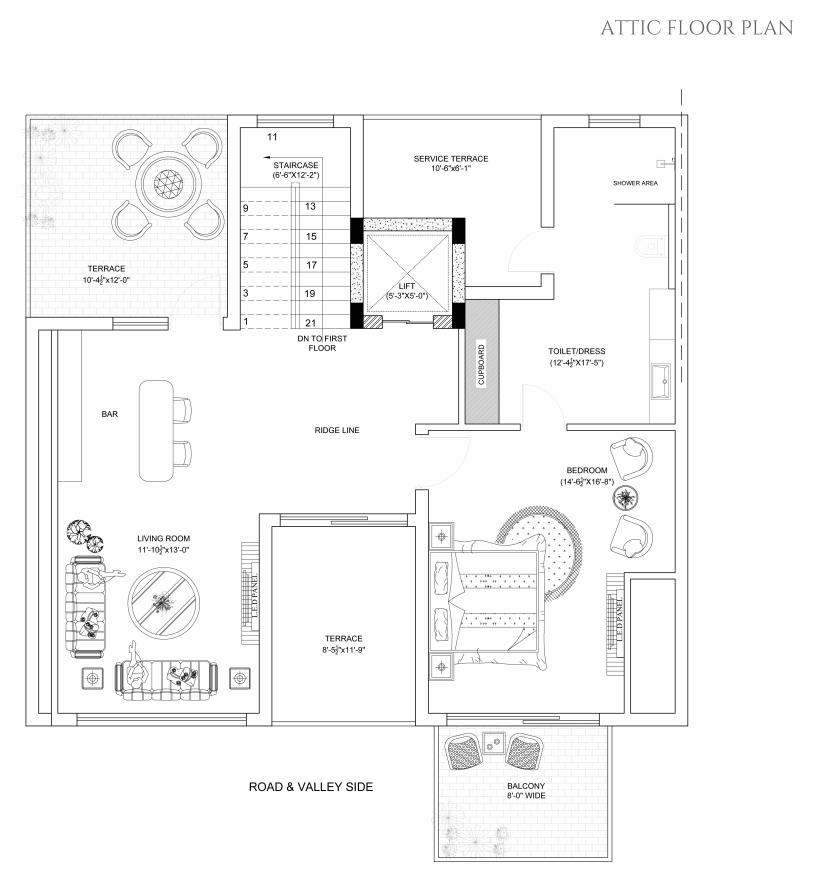
#> input picture plans/images/floormaps/block-1-attic.webp, 4067 x 4411 px, given in place of The Auralius Technical Booklet-7.png, which was not available (shown at 1/5 size)
$ python prepare-floor-drawings.py
#> lines starting #> are read from the running program, lines starting #| are printed output that depends on the picture; after the words box and inside, x2 and y2 are one past the last pixel; in counts of white or black regions, pixels touching at a corner belong together
from pathlib import Path
from PIL import Image, ImageChops
import json

source = Path('Auralius floormaps')
target = Path('plans/images/floormaps')
target.mkdir(parents=True, exist_ok=True)
manifest = []
for block, ground_page, upper_page in [(1,7,8),(2,10,11),(3,13,14),(4,16,17),(5,19,20)]:
    for floor, page, side in [('ground',ground_page,1),('first',upper_page,0),('attic',upper_page,1)]:
        filename = f'The Auralius Technical Booklet-{page}.png'
        with Image.open(source / filename) as original:
#> original is the input picture: PIL image 4067x4411 RGB; mean R, G, B 246.6, 246.6, 246.6
            original = original.convert('RGB')
            midpoint = original.width // 2
#> midpoint = 2033
            half = original.crop((midpoint if side else 0, 0, original.width if side else midpoint, original.height))
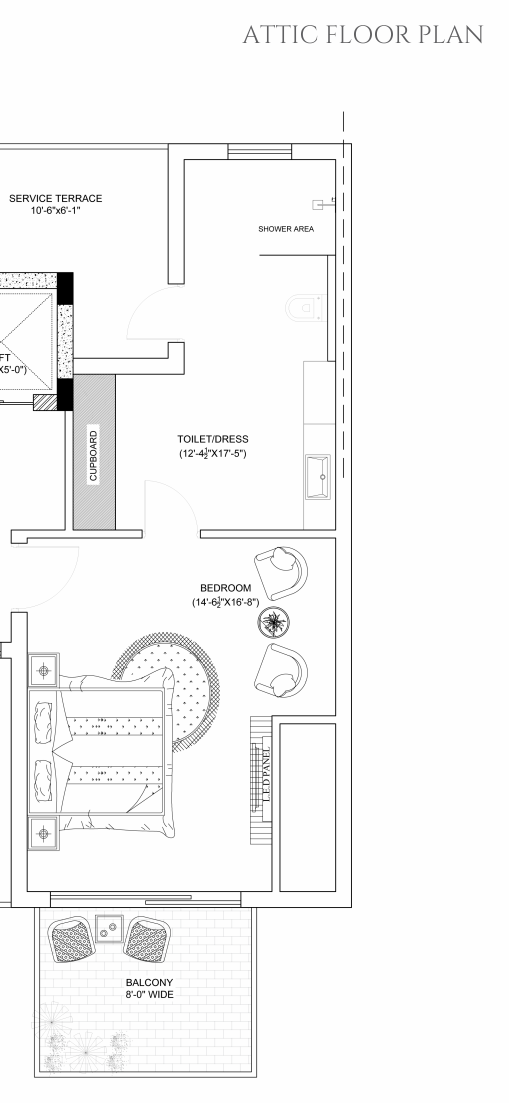
#> half: PIL image 2034x4411 RGB (shown at 1/4 size); mean R, G, B 246.8, 246.8, 246.8
            # Trim only exterior blank paper. Keep the title, dimensions and every annotation.
            ink = half.convert('L').point(lambda value: 255 if value < 245 else 0)
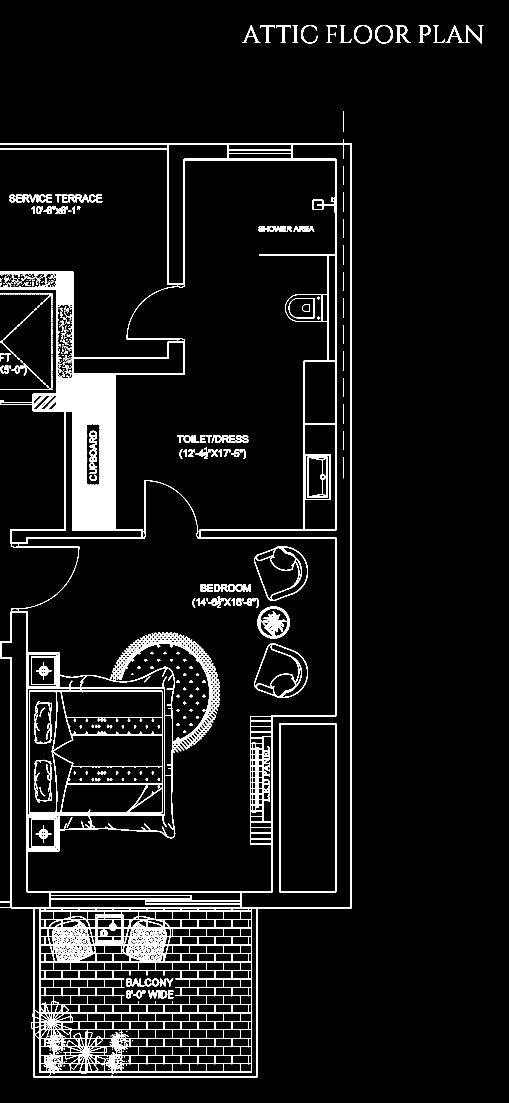
#> ink: PIL image 2034x4411 L (shown at 1/4 size); 5.6% white; 861 white regions (355 under 20 px), largest, box (x1, y1, x2, y2) and area: (0, 558, 1408, 4311) 392129, (1118, 2893, 1345, 3569) 8929, (1030, 2426, 1159, 2554) 6873
            bounds = ink.getbbox()
#> bounds = (0, 100, 1934, 4311)
            x0,y0,x1,y1 = bounds
#> x0 = 0; y0 = 100; x1 = 1934; y1 = 4311
            box = (max(0,x0-100),max(0,y0-100),min(half.width,x1+100),min(half.height,y1+100))
#> box = (0, 0, 2034, 4411)
            drawing = half.crop(box)
            stem = f'block-{block}-{floor}'
            full = target / f'{stem}.webp'
            drawing.save(full,'WEBP',lossless=True,method=6)
            # Pixel equality confirms that conversion has not removed fine linework.
            with Image.open(full) as encoded:
                assert ImageChops.difference(drawing,encoded.convert('RGB')).getbbox() is None
            preview = drawing.copy()
            preview.thumbnail((1800,1800),Image.Resampling.LANCZOS)
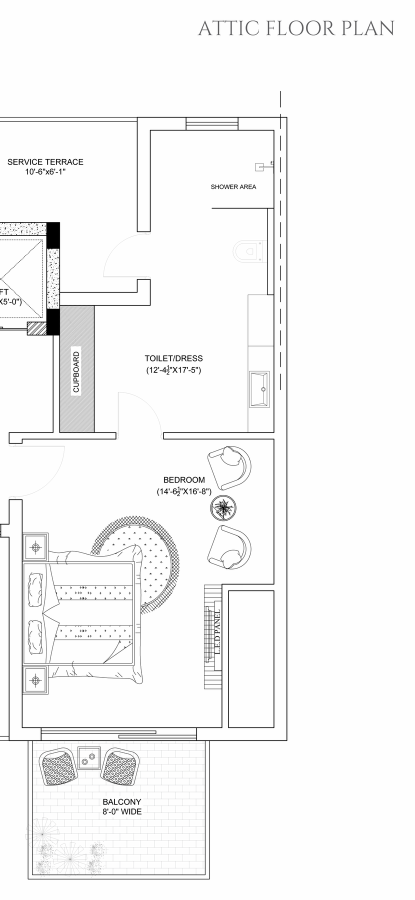
#> preview: PIL image 830x1800 RGB (shown at 1/2 size); mean R, G, B 246.5, 246.5, 246.5
            preview.save(target / f'{stem}-preview.webp','WEBP',lossless=True,method=6)
            manifest.append(dict(block=block,floor=floor,source=filename,source_half='right' if side else 'left',crop=box,width=drawing.width,height=drawing.height,full=full.as_posix(),lossless_verified=True))
            print(stem,drawing.size,full.stat().st_size)
#| block-1-ground (2034, 4411) 310998
#> pass 2 of the loop `for block, ground_page, upper_page in [(1,7,8),(2,10,11),(3,13,14),(4,..`:
#> filename = 'The Auralius Technical Booklet-10.png'
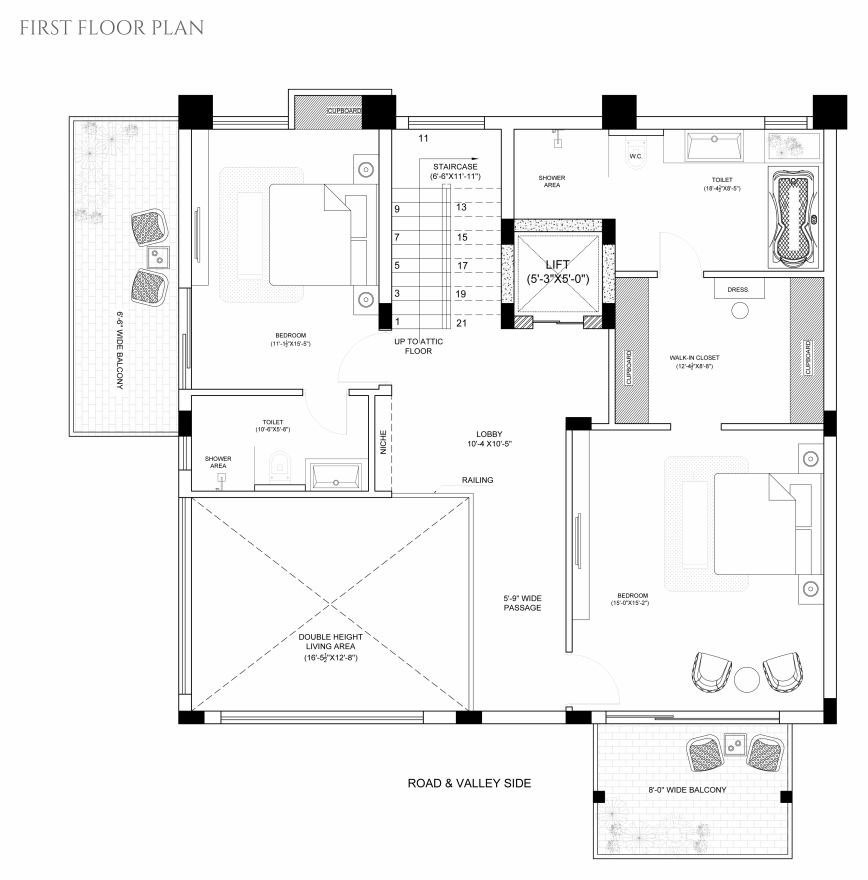
#> input picture plans/images/floormaps/block-1-first.webp, 4337 x 4397 px, given in place of The Auralius Technical Booklet-10.png, which was not available (shown at 1/5 size)
#> original is the input picture: PIL image 4337x4397 RGB; mean R, G, B 243.5, 243.5, 243.5
#> half: PIL image 2169x4397 RGB
#> `ink = half.convert('L').point(lambda value: 255 if value < 245 else 0)`:
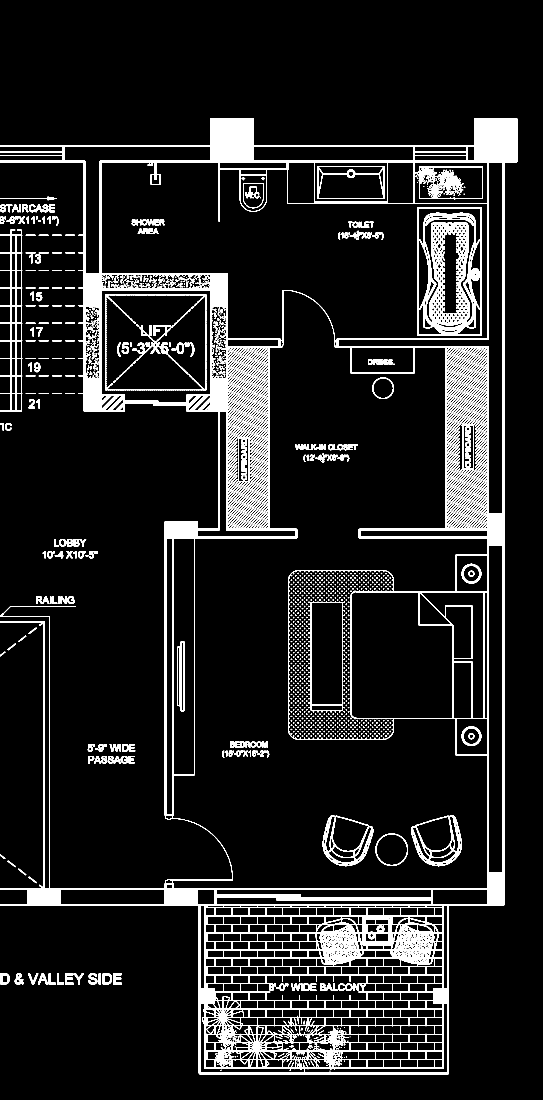
#> ink: PIL image 2169x4397 L (shown at 1/4 size); 8.6% white; 2001 white regions (1250 under 20 px), largest, box (x1, y1, x2, y2) and area: (0, 474, 2069, 4297) 606171, (1670, 829, 1927, 1343) 49745, (0, 919, 89, 1646) 10672
#> bounds = (0, 474, 2069, 4297)
#> y0 = 474; x1 = 2069; y1 = 4297
#> box = (0, 374, 2169, 4397)
#> `preview.thumbnail((1800,1800),Image.Resampling.LANCZOS)`:
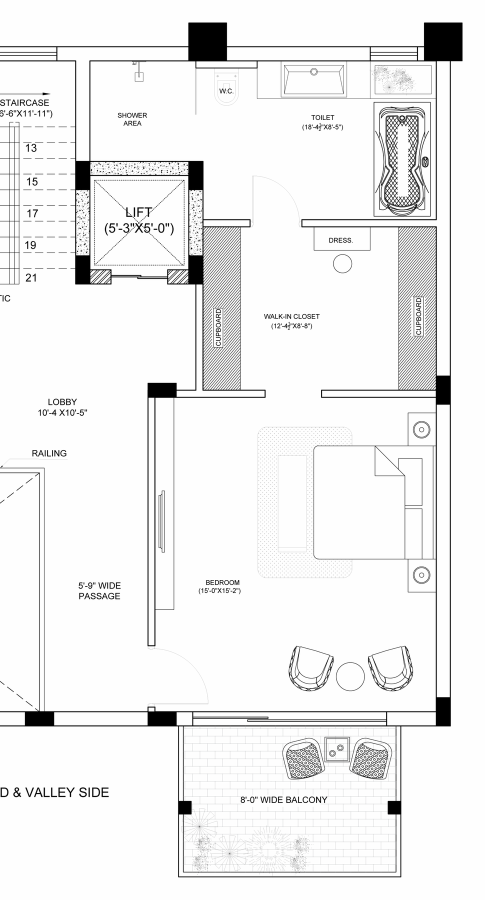
#> preview: PIL image 970x1800 RGB (shown at 1/2 size); mean R, G, B 239.6, 239.7, 239.7
#| block-2-ground (2169, 4023) 470542
#> (the run stopped early here; a loop or call above may not have finished)
